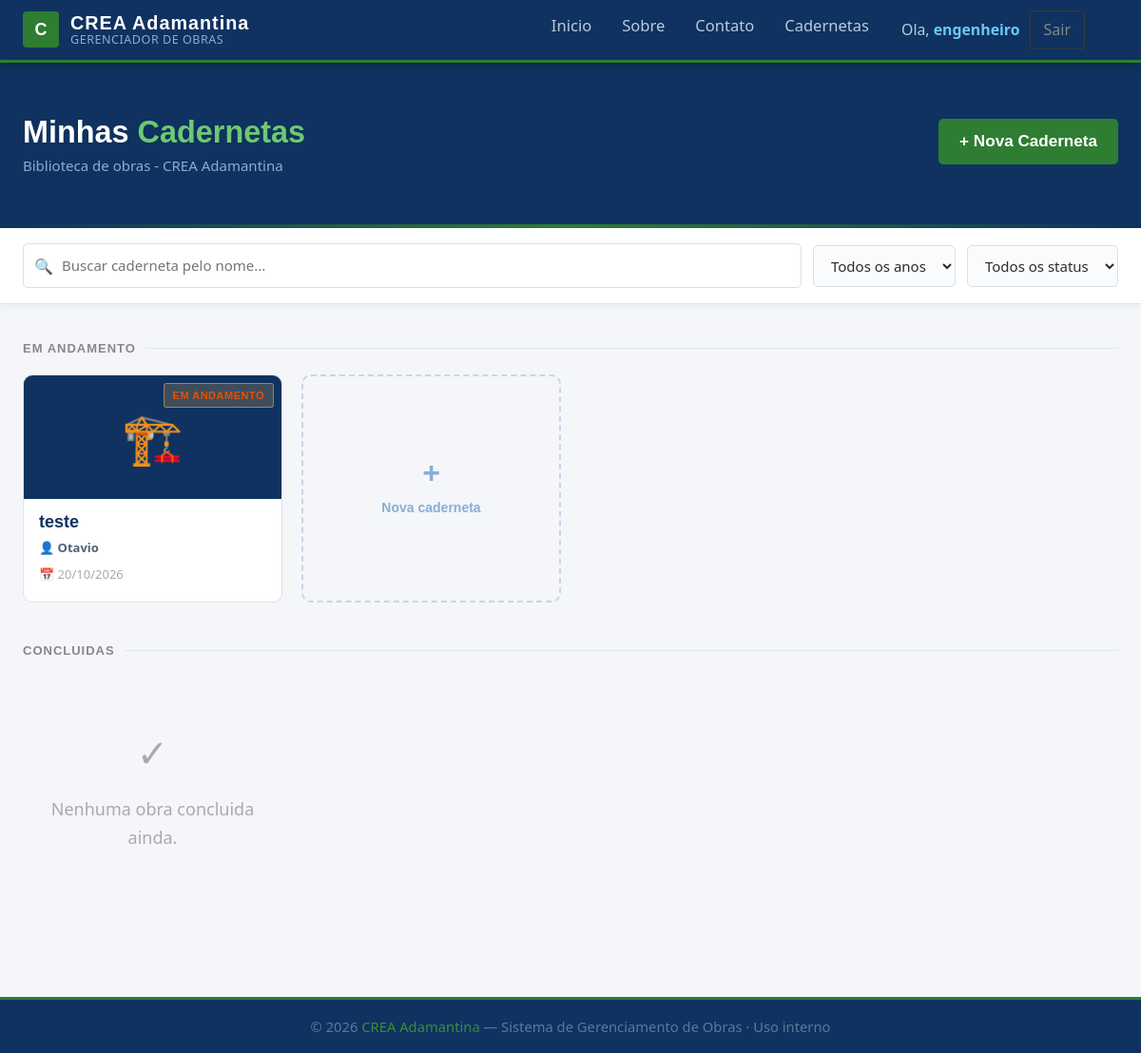
The page /cadernetas/ (signed in) on the database its author committed.
### app/models.py (models this page shows, shortened)
class Caderneta(models.Model):
    usuario      = models.ForeignKey(User, on_delete=models.PROTECT, related_name='cadernetas')
    apelido      = models.CharField('Nome / Apelido da obra', max_length=150)
    icone        = models.ImageField('Icone da obra', upload_to='cadernetas/icones/',
                                     null=True, blank=True)
    criado_em    = models.DateTimeField(auto_now_add=True)
    atualizado_em = models.DateTimeField(auto_now=True)
    class Meta:
        verbose_name        = 'Caderneta'
        verbose_name_plural = 'Cadernetas'
        ordering            = ['-criado_em']
    @property
    def concluida(self):
        recibo = getattr(self, 'recibo', None)
        if not recibo:
            return False
        if recibo.status != 'concluido':
            return False
    @property
    def ano(self):
        return getattr(self.criado_em, 'year', None)
    @property
    def proprietario_nome(self):
        recibo = getattr(self, 'recibo', None)
        if recibo and getattr(recibo, 'proprietario', None):
            return str(recibo.proprietario.nome)
        return None

class Recibo(models.Model):
    caderneta        = models.OneToOneField(Caderneta, on_delete=models.CASCADE,
                                            related_name='recibo',
                                            verbose_name='Caderneta')
    usuario          = models.ForeignKey(User, on_delete=models.PROTECT,
                                         related_name='recibos',
                                         verbose_name='Responsavel tecnico')
    proprietario     = models.ForeignKey(Proprietario, on_delete=models.PROTECT,
                                         related_name='recibos',
                                         verbose_name='Proprietario')
    empresa          = models.CharField('Empresa contratante', max_length=200)
    local_obra       = models.CharField('Local da obra',       max_length=200)
    area_construir   = models.DecimalField('Area a construir',   max_digits=10, decimal_places=2, null=True, blank=True)
    area_ampliar     = models.DecimalField('Area a ampliar',     max_digits=10, decimal_places=2, null=True, blank=True)
    area_reformar    = models.DecimalField('Area a reformar',    max_digits=10, decimal_places=2, null=True, blank=True)
    area_regularizar = models.DecimalField('Area a regularizar', max_digits=10, decimal_places=2, null=True, blank=True)
    tipo_edificacao  = models.CharField('Tipo de edificacao',  max_length=30, choices=TIPO_EDIFICACAO)
    tipo_outros      = models.CharField('Tipo (outros)',        max_length=100, blank=True)
    atividade_tecnica = models.CharField('Atividade tecnica',  max_length=20, choices=ATIVIDADE_TECNICA)
    atividade_outros = models.CharField('Atividade (outros)',  max_length=100, blank=True)
    data             = models.DateField('Data da obra')
    valor_obra       = models.DecimalField('Valor da obra', max_digits=12, decimal_places=2)
    status           = models.CharField('Status', max_length=20, choices=STATUS_DOCUMENTO, default='em_andamento')
    criado_em        = models.DateTimeField(auto_now_add=True)
    atualizado_em    = models.DateTimeField(auto_now=True)
    motivo_recusa       = models.TextField('Motivo da recusa do gestor', blank=True)
    recusa_visualizada  = models.BooleanField('Engenheiro visualizou a recusa', default=False)
    assinado_eng_em     = models.DateTimeField('Assinado pelo engenheiro em', null=True, blank=True)
    ip_eng              = models.GenericIPAddressField('IP do engenheiro', null=True, blank=True)
    hash_documento      = models.CharField('Hash SHA-256', max_length=64, blank=True)
    assinado_gestor_em  = models.DateTimeField('Homologado pelo gestor em', null=True, blank=True)
    gestor_signatario   = models.ForeignKey(User, on_delete=models.SET_NULL, null=True, blank=True,
                                            related_name='recibos_homologados',
                                            verbose_name='Gestor homologador')
    ip_gestor           = models.GenericIPAddressField('IP do gestor', null=True, blank=True)
    class Meta:
        verbose_name        = 'Recibo'
        verbose_name_plural = 'Recibos'

class Proprietario(models.Model):
    nome     = models.CharField('Nome',     max_length=150)
    cpf_cnpj = models.CharField('CPF/CNPJ', max_length=18)
    email    = models.EmailField('E-mail')
    celular  = models.CharField('Celular / WhatsApp', max_length=20, blank=True)
    class Meta:
        verbose_name        = 'Proprietario'
        verbose_name_plural = 'Proprietarios'

### app/views.py (the view)
# urls.py: path('cadernetas/', views.cadernetas, name='cadernetas'),
@login_required
def cadernetas(request):
    cadernetas_list = (
        Caderneta.objects
        .filter(usuario=request.user)
        .select_related('recibo__proprietario')
        .order_by('-criado_em')
    )
    cadernetas_andamento = [
        c for c in cadernetas_list if not c.concluida
    ]
    cadernetas_concluidas = [
        c for c in cadernetas_list if c.concluida
    ]
    anos = sorted(
        set(c.criado_em.year for c in cadernetas_list),
        reverse=True
    )
    return render(request, 'app/cadernetas.html', {
        'title': 'Cadernetas',
        'year': datetime.now().year,
        'cadernetas_andamento': cadernetas_andamento,
        'cadernetas_concluidas': cadernetas_concluidas,
        'anos': anos,
    })

### app/templates/app/cadernetas.html (shortened to what this page needs)
{% extends "app/layout.html" %}
{% block content %}
{% load static %}
<section class="bib-hero">
    <div class="bib-hero-inner">
        <div>
            <h1>Minhas <span>Cadernetas</span></h1>
            <p>Biblioteca de obras - CREA Adamantina</p>
        </div>
        <a href="#" class="btn-nova" onclick="abrirModal(); return false;">+ Nova Caderneta</a>
    </div>
</section>
<div class="bib-filtros">
    <div class="filtros-inner">
        <div class="busca-wrap">
            <span class="ico">🔍</span>
            <input type="text" id="campoBusca" placeholder="Buscar caderneta pelo nome..." oninput="filtrar()">
        </div>
        <select class="filtro-select" id="filtroAno" onchange="filtrar()">
            <option value="">Todos os anos</option>
        </select>
        <select class="filtro-select" id="filtroStatus" onchange="filtrar()">
            <option value="">Todos os status</option>
        </select>
    </div>
</div>
<section class="bib-body">
    <div class="bib-inner">
        <div id="secaoAndamento">
            <div class="secao-label">Em andamento</div>
            <div class="cards-grid" id="gridAndamento">
                {% for c in cadernetas_andamento %}
                <a href="{% url 'detalhe_caderneta' c.pk %}" class="card-obra"
                   data-apelido="{{ c.apelido|lower }}"
                   data-proprietario="{{ c.proprietario_nome|default:''|lower }}"
                   data-ano="{{ c.ano }}"
                   data-status="andamento">
                    <div class="card-icone">
                        {% if c.icone %}
                            <img src="{{ c.icone.url }}" alt="{{ c.apelido }}">
                        {% else %}
                            🏗️
                        {% endif %}
                        <span class="card-status-badge badge-andamento">Em andamento</span>
                    </div>
                    <div class="card-info">
                        <div class="card-apelido">{{ c.apelido }}</div>
                        {% if c.proprietario_nome %}
                        <div class="card-proprietario" title="Proprietário: {{ c.proprietario_nome }}">👤 {{ c.proprietario_nome }}</div>
                        {% endif %}
                        <div class="card-meta">📅 {{ c.criado_em|date:"d/m/Y" }}</div>
                    </div>
                </a>
                {% empty %}
                <div class="vazio" id="vazioAndamento"><div class="ico">📋</div>Nenhuma obra em andamento.</div>
                {% endfor %}
                <a href="#" class="card-nova" onclick="abrirModal(); return false;">
                    <span class="plus">+</span>
                    Nova caderneta
                </a>
            </div>
        </div>
        <div id="secaoConcluida">
            <div class="secao-label">Concluidas</div>
            <div class="cards-grid" id="gridConcluida">
                {% for c in cadernetas_concluidas %}
                <a href="{% url 'detalhe_caderneta' c.pk %}" class="card-obra"
                   data-apelido="{{ c.apelido|lower }}"
                   data-proprietario="{{ c.proprietario_nome|default:''|lower }}"
                   data-ano="{{ c.ano }}"
                   data-status="concluida">
                    <div class="card-icone">
                        {% if c.icone %}
                            <img src="{{ c.icone.url }}" alt="{{ c.apelido }}">
                        {% else %}
                            🏗️
                        {% endif %}
                        <span class="card-status-badge badge-concluida">Concluida</span>
                    </div>
                    <div class="card-info">
                        <div class="card-apelido">{{ c.apelido }}</div>
                        {% if c.proprietario_nome %}
                        <div class="card-proprietario" title="Proprietário: {{ c.proprietario_nome }}">👤 {{ c.proprietario_nome }}</div>
                        {% endif %}
                        <div class="card-meta">📅 {{ c.criado_em|date:"d/m/Y" }}</div>
                    </div>
                </a>
                {% empty %}
                <div class="vazio"><div class="ico">✓</div>Nenhuma obra concluida ainda.</div>
                {% endfor %}
            </div>
        </div>
    </div>
</section>
{% endblock %}

### app/templates/app/layout.html (shortened to what this page needs)
<!DOCTYPE html>
<html lang="pt-br">
<head>
    {% load static %}
    <link rel="stylesheet" type="text/css" href="{% static 'app/content/bootstrap.min.css' %}" />
</head>
<body>
    <nav class="navbar-CREA">
        <div class="navbar-inner">
            <a href="/" class="navbar-logo">
                <div class="logo-escudo">C</div>
                <div class="logo-texto">
                    <span class="logo-titulo">CREA Adamantina</span>
                    <span class="logo-sub">Gerenciador de Obras</span>
                </div>
            </a>
            <div class="navbar-collapse" id="navCollapse">
                <ul class="navbar-nav-links">
                    <li><a href="{% url 'home' %}">Inicio</a></li>
                    <li><a href="{% url 'about' %}">Sobre</a></li>
                    <li><a href="{% url 'contact' %}">Contato</a></li>
                    {% if user.is_authenticated %}
                    <li><a href="{% url 'cadernetas' %}">Cadernetas</a></li>
                    {% endif %}
                </ul>
                <div class="navbar-auth">
                    {% if user.is_authenticated %}
                        <span class="navbar-user">Ola, <strong>{{ user.username }}</strong></span>
                        <form action="/logout/" method="post" style="margin:0;">
                            <button type="submit" class="btn-sair">Sair</button>
                        </form>
                    {% else %}
                        <a href="{% url 'solicitar_cadastro' %}" class="btn-solicitar-nav">Solicitar Cadastro</a>
                        <a href="{% url 'login' %}" class="btn-entrar">Entrar</a>
                    {% endif %}
                </div>
            </div>
        </div>
    </nav>
    <div class="body-content">
        {% block content %}{% endblock %}
    </div>
    <footer>
        <p>&copy; {{ year }} <span>CREA Adamantina</span> &mdash; Sistema de Gerenciamento de Obras &middot; Uso interno</p>
    </footer>
    {% load static %}
</body>
</html>

### app/templates/app/layout.html (style rules this page uses)
:root { --azul: #1A4F8B; --azul-escuro: #0F3260; --azul-claro: #2563B0; --verde: #2E7D32; --verde-claro: #388E3C; --cinza-escuro:#1C1C1C; --cinza-medio: #2D2D2D; --cinza-claro: #F4F6F9; --branco: #FFFFFF; --texto: #2C2C2C; --borda: #DDE3EC; --fonte-titulo:'Franklin Gothic Medium', 'Arial Narrow', Arial, sans-serif; --fonte-corpo: 'Segoe UI', Calibri, 'Helvetica Neue', Arial, sans-serif; }
html { font-size: 18px !important; }
* { box-sizing: border-box; margin: 0; padding: 0; }
body { font-family: var(--fonte-corpo) !important; font-size: 18px !important; line-height: 1.65 !important; background: var(--cinza-claro); color: var(--texto); padding-top: 66px; }
p, li, td, th, span, div { font-size: inherit; }
input, select, textarea, button, label { font-family: var(--fonte-corpo) !important; font-size: 16px !important; }
h1 { font-size: 2.4rem !important; }
.navbar-CREA { position: fixed; top: 0; left: 0; right: 0; height: 66px; background: var(--azul-escuro); display: flex; align-items: center; z-index: 1000; border-bottom: 3px solid var(--verde); box-shadow: 0 2px 12px rgba(0,0,0,0.25); }
.navbar-inner { width: 100%; max-width: 1280px; margin: 0 auto; padding: 0 24px; display: flex; align-items: center; justify-content: space-between; gap: 16px; }
.navbar-logo { display: flex; align-items: center; gap: 12px; text-decoration: none; flex-shrink: 0; }
.logo-escudo { width: 38px; height: 38px; background: var(--verde); border-radius: 4px; display: flex; align-items: center; justify-content: center; font-size: 18px; font-weight: 900; color: #fff; font-family: var(--fonte-titulo); flex-shrink: 0; }
.logo-texto { display: flex; flex-direction: column; line-height: 1.1; }
.logo-titulo { font-family: var(--fonte-titulo); font-size: 1.1rem; font-weight: 800; color: var(--branco); letter-spacing: 1px; }
.logo-sub { font-size: 0.7rem; color: #8AADD4; letter-spacing: 0.5px; text-transform: uppercase; }
.navbar-nav-links { display: flex; gap: 4px; list-style: none; align-items: center; }
.navbar-nav-links a { color: #B8CCDF; text-decoration: none; font-size: 0.92rem; font-weight: 500; padding: 6px 14px; border-radius: 4px; transition: color 0.2s, background 0.2s; white-space: nowrap; }
.navbar-auth { display: flex; align-items: center; gap: 10px; flex-shrink: 0; }
.navbar-user { color: #B8CCDF; font-size: 0.88rem; }
.navbar-user strong { color: #6CC8F5; }
.btn-sair { color: #888; background: none; border: 1px solid #3A3A3A; padding: 6px 14px; border-radius: 4px; font-size: 0.82rem; cursor: pointer; text-decoration: none; transition: border-color 0.2s, color 0.2s; }
.navbar-collapse { display: flex; align-items: center; gap: 20px; }
.body-content { min-height: calc(100vh - 66px - 56px); }
footer { background: var(--azul-escuro); border-top: 3px solid var(--verde); padding: 16px 24px; text-align: center; }
footer p { color: #5A7A9A; font-size: 0.82rem; margin: 0; }
footer span { color: var(--verde-claro); }

### rows shown on the page
Caderneta: apelido "teste", proprietario_nome "Otavio", criado_em "20/10/2026"

### other values the page prints
{{ user.username }} "engenheiro"
